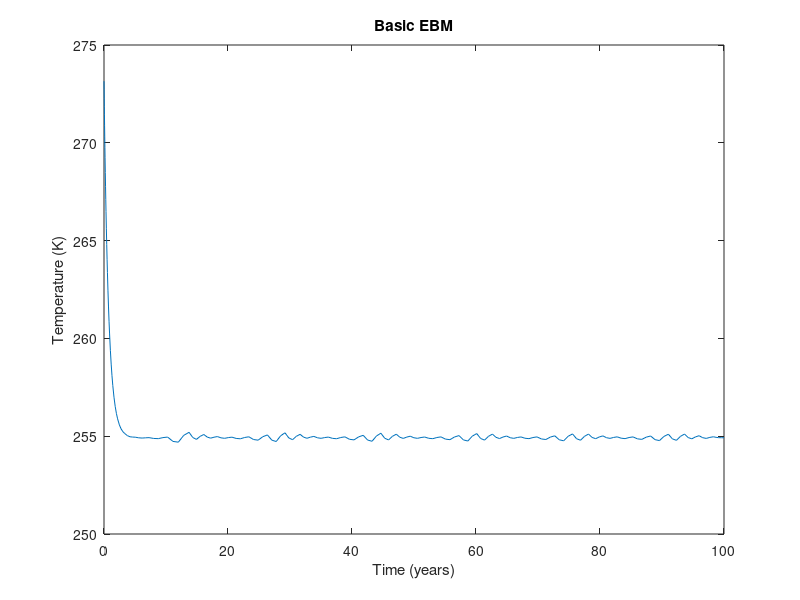
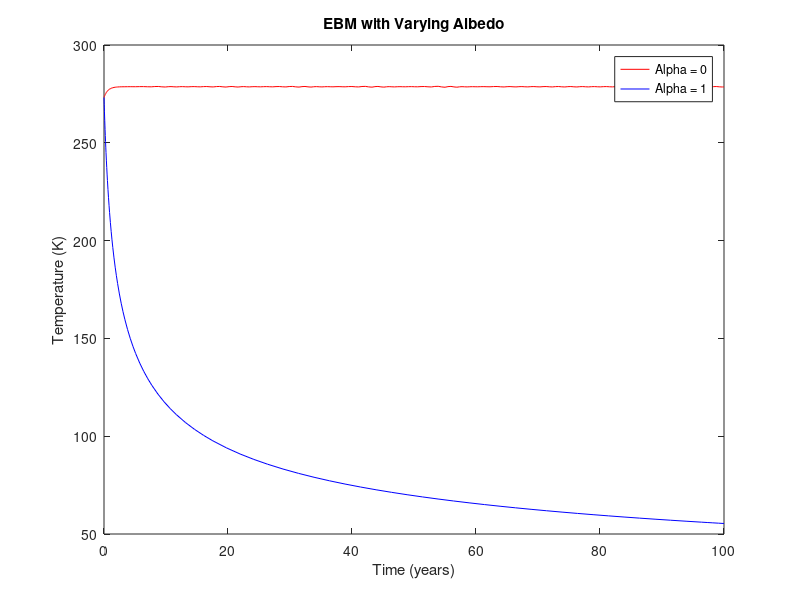

Write MATLAB code to recreate these figures, in order.
% Global Temperature Modeling (INFO-F305)
% This script contains models for simulating the global average temperature.


% Define constants and initial conditions
R = 2.912; % Heat capacity (W-yr/m^2/K)
Q = 342;   % Average global solar radiation (W/m^2)
alpha = 0.3; % Albedo of the planet
sigma = 5.67e-8; % Stefan-Boltzmann constant (W/m^2/K^4)
T0 = 273.15; % Starting from freezing point of water
tspan = [0, 100]; % Simulate for 100 years

% Solve and plot for basic EBM
[t, T] = ode45(@(t, T) (Q * (1 - alpha) - sigma * T^4) / R, tspan, T0);
plot(t, T);
title('Basic EBM');
xlabel('Time (years)');
ylabel('Temperature (K)');

% Solve and plot for varying albedo
tspan = [0, 100]; % Simulate for 1000 years
alpha1 = 0;
alpha2 = 1;
[t1, T1] = ode45(@(t, T) (Q * (1 - alpha1) - sigma * T^4) / R, tspan, T0);
[t2, T2] = ode45(@(t, T) (Q * (1 - alpha2) - sigma * T^4) / R, tspan, T0);
figure; % Open a new figure window
plot(t1, T1, 'r', t2, T2, 'b');
title('EBM with Varying Albedo');
xlabel('Time (years)');
ylabel('Temperature (K)');
legend('Alpha = 0', 'Alpha = 1');
